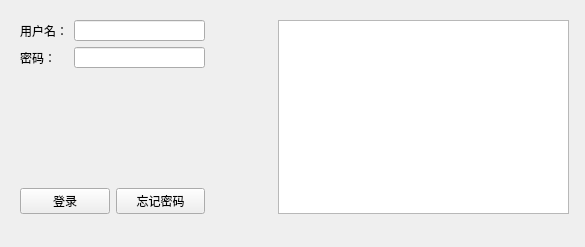
<?xml version="1.0" encoding="UTF-8"?>
<ui version="4.0">
 <class>Form</class>
 <widget class="QWidget" name="Form">
  <property name="geometry">
   <rect>
    <x>0</x>
    <y>0</y>
    <width>585</width>
    <height>247</height>
   </rect>
  </property>
  <property name="windowTitle">
   <string>Form</string>
  </property>
  <widget class="QWidget" name="layoutWidget">
   <property name="geometry">
    <rect>
     <x>20</x>
     <y>20</y>
     <width>549</width>
     <height>194</height>
    </rect>
   </property>
   <layout class="QHBoxLayout" name="horizontalLayout_4">
    <item>
     <layout class="QVBoxLayout" name="verticalLayout">
      <item>
       <layout class="QHBoxLayout" name="horizontalLayout_2">
        <item>
         <widget class="QLabel" name="label">
          <property name="text">
           <string>用户名：</string>
          </property>
         </widget>
        </item>
        <item>
         <widget class="QLineEdit" name="userEdit">
          <property name="minimumSize">
           <size>
            <width>131</width>
            <height>21</height>
           </size>
          </property>
          <property name="maximumSize">
           <size>
            <width>131</width>
            <height>21</height>
           </size>
          </property>
         </widget>
        </item>
       </layout>
      </item>
      <item>
       <layout class="QHBoxLayout" name="horizontalLayout_3">
        <item>
         <widget class="QLabel" name="label_2">
          <property name="text">
           <string>密码：</string>
          </property>
         </widget>
        </item>
        <item>
         <widget class="QLineEdit" name="passwordEdit">
          <property name="minimumSize">
           <size>
            <width>131</width>
            <height>21</height>
           </size>
          </property>
          <property name="maximumSize">
           <size>
            <width>131</width>
            <height>21</height>
           </size>
          </property>
         </widget>
        </item>
       </layout>
      </item>
      <item>
       <spacer name="verticalSpacer">
        <property name="orientation">
         <enum>Qt::Vertical</enum>
        </property>
        <property name="sizeHint" stdset="0">
         <size>
          <width>20</width>
          <height>40</height>
         </size>
        </property>
       </spacer>
      </item>
      <item>
       <layout class="QHBoxLayout" name="horizontalLayout">
        <item>
         <widget class="QPushButton" name="loginBtn">
          <property name="text">
           <string>登录</string>
          </property>
         </widget>
        </item>
        <item>
         <widget class="QPushButton" name="forgetBtn">
          <property name="text">
           <string>忘记密码</string>
          </property>
         </widget>
        </item>
       </layout>
      </item>
     </layout>
    </item>
    <item>
     <spacer name="horizontalSpacer">
      <property name="orientation">
       <enum>Qt::Horizontal</enum>
      </property>
      <property name="sizeHint" stdset="0">
       <size>
        <width>40</width>
        <height>20</height>
       </size>
      </property>
     </spacer>
    </item>
    <item>
     <widget class="QTextEdit" name="textEdit">
      <property name="minimumSize">
       <size>
        <width>291</width>
        <height>0</height>
       </size>
      </property>
     </widget>
    </item>
   </layout>
  </widget>
 </widget>
 <resources/>
 <connections/>
</ui>
